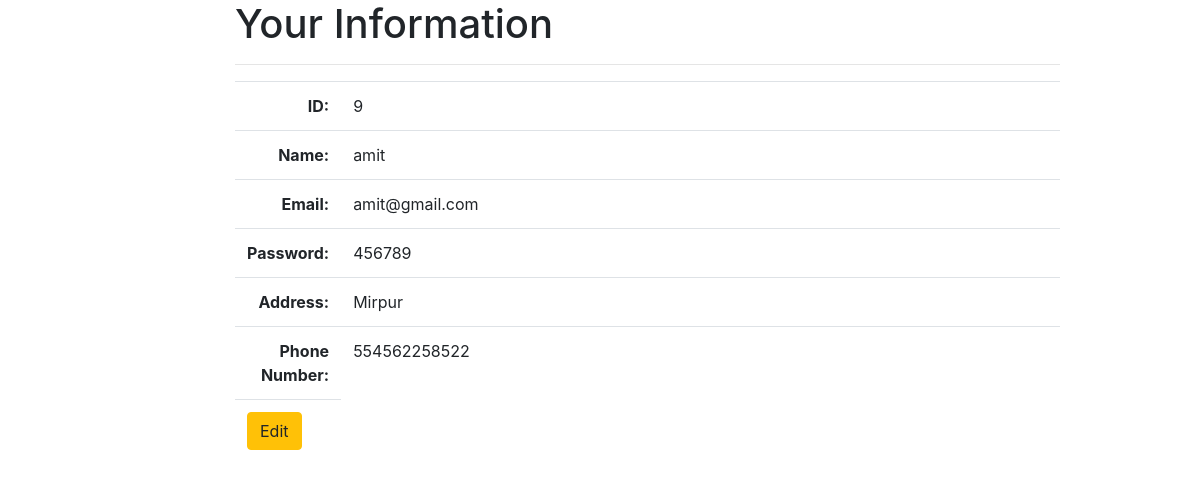
The page /mysql/mysql/client_profile_show.php?client_id=9 (signed in) on the database its author committed.
### tables this page shows
CREATE TABLE `client` (
  `client_id` int(11) NOT NULL,
  `client_name` varchar(30) NOT NULL,
  `client_mail` varchar(50) NOT NULL,
  `client_password` varchar(50) NOT NULL,
  `client_address` varchar(50) NOT NULL,
  `phone_number` varchar(12) NOT NULL
);

### mysql/mysql/client_profile_show.php (the view, shortened to what this page needs)
<?php
$id = $_GET['client_id'];
$conn = new mysqli('localhost','root','','travel');
$sql = "SELECT * FROM client WHERE client_id = $id";
$result = $conn->query($sql);
 $client_info = mysqli_fetch_assoc($result);
 ?>
<!doctype html>
<html lang="en">
  <head>
    <link rel="stylesheet" href="https://stackpath.bootstrapcdn.com/bootstrap/4.3.1/css/bootstrap.min.css">
  </head>
  <body>
    <div class="container">
      <div class="row">
        <div class="col-md-2">
        </div>
        <div class="col-md-9">
          <h1>Your Information</h1>
          <hr>
          <table class="table">
            <tr>
              <th width="100" class="text-right">ID:</th>
              <td><?php echo $client_info['client_id']; ?></td>
            </tr>
            <tr>
              <th width="100" class="text-right">Name:</th>
              <td><?php echo $client_info['client_name']; ?></td>
            </tr>
            <tr>
              <th width="100" class="text-right">Email:</th>
              <td><?php echo $client_info['client_mail']; ?></td>
            </tr>
            <tr>
              <th width="100" class="text-right">Password:</th>
              <td><?php echo $client_info['client_password']; ?></td>
            </tr>
            <tr>
              <th width="100" class="text-right">Address:</th>
              <td><?php echo $client_info['client_address']; ?></td>
            </tr>
            <tr>
              <th width="100" class="text-right">Phone Number:</th>
              <td><?php echo $client_info['phone_number']; ?></td>
            </tr>
            <td>
              <a class="btn btn-warning" href="edit.php?client_id= <?php echo $id = $_GET['client_id'];?>">Edit</a>
            </td>
          </table>
        </div>
      </div>
    </div>
  </body>
</html>

### rows shown on the page
client: client_id "9", client_name "amit", client_mail "amit@gmail.com", client_password "456789", client_address "Mirpur", phone_number "554562258522"
